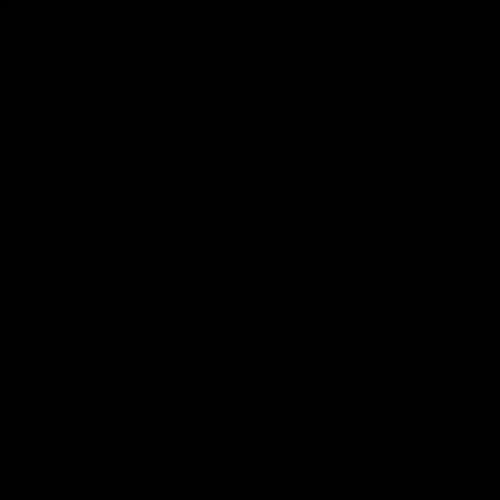
Frame 1 (no input)
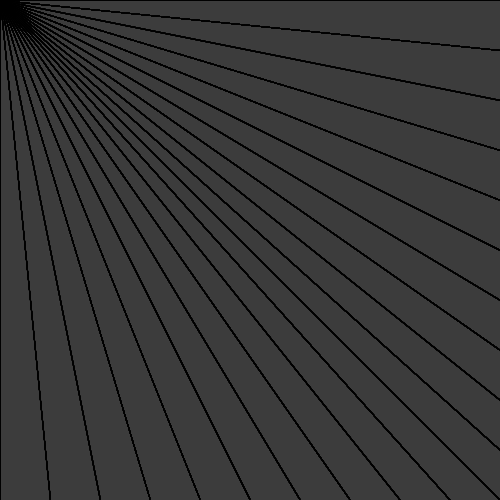
Frame 60 (the mouse pressed at the canvas centre just before this capture)
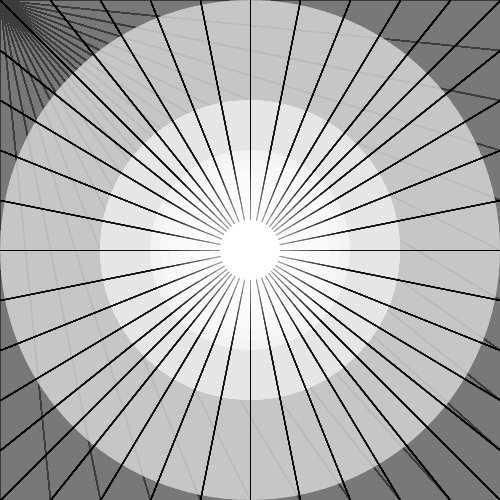
Frame 120 (the mouse held since frame 60 and released just before this capture)

The Processing sketch that drew these frames (run headless with seeded random() and noise(); from frame 60 on, the mouse is pressed at the canvas centre):

// Processing sketch: processing_167687
// ── processing_167687.pde

void setup(){
size(500,500);
background(0);
noCursor();
rectMode(CENTER);

}
void draw(){
fill(150,1);
rect(250,250,width,height);
stroke(0,500);
noFill();
line(0,50,mouseX,mouseY);
line(0,100,mouseX,mouseY);
line(0,150,mouseX,mouseY);
line(0,200,mouseX,mouseY);
line(0,250,mouseX,mouseY);
line(0,300,mouseX,mouseY);
line(0,350,mouseX,mouseY);
line(0,400,mouseX,mouseY);
line(0,450,mouseX,mouseY);
line(500,50,mouseX,mouseY);
line(500,100,mouseX,mouseY);
line(500,150,mouseX,mouseY);
line(500,200,mouseX,mouseY);
line(500,250,mouseX,mouseY);
line(500,300,mouseX,mouseY);
line(500,350,mouseX,mouseY);
line(500,400,mouseX,mouseY);
line(500,450,mouseX,mouseY);
line(500,0,mouseX,mouseY);
line(0,0,mouseX,mouseY);
line(0,500,mouseX,mouseY);
line(50,0,mouseX,mouseY);
line(100,0,mouseX,mouseY);
line(150,0,mouseX,mouseY);
line(200,0,mouseX,mouseY);
line(250,0,mouseX,mouseY);
line(300,0,mouseX,mouseY);
line(350,0,mouseX,mouseY);
line(400,0,mouseX,mouseY);
line(450,0,mouseX,mouseY);
line(50,500,mouseX,mouseY);
line(100,500,mouseX,mouseY);
line(150,500,mouseX,mouseY);
line(200,500,mouseX,mouseY);
line(250,500,mouseX,mouseY);
line(300,500,mouseX,mouseY);
line(350,500,mouseX,mouseY);
line(400,500,mouseX,mouseY);
line(450,500,mouseX,mouseY);
line(500,500,mouseX,mouseY);

if(mousePressed){
noStroke();
fill(255);
ellipse(mouseX,mouseY,60,60);
fill(255,50);
ellipse(mouseX,mouseY,80,80);
fill(255,40);
ellipse(mouseX,mouseY,100,100);  
fill(255,30);
ellipse(mouseX,mouseY,120,120);  
fill(255,25);
ellipse(mouseX,mouseY,140,140);  
fill(255,20);
ellipse(mouseX,mouseY,160,160);  
fill(255,15);
ellipse(mouseX,mouseY,180,180);  
fill(255,10);
ellipse(mouseX,mouseY,200,200); 
fill(255,5);
ellipse(mouseX,mouseY,300,300);
fill(255,5);
ellipse(mouseX,mouseY,500,500);
}}
